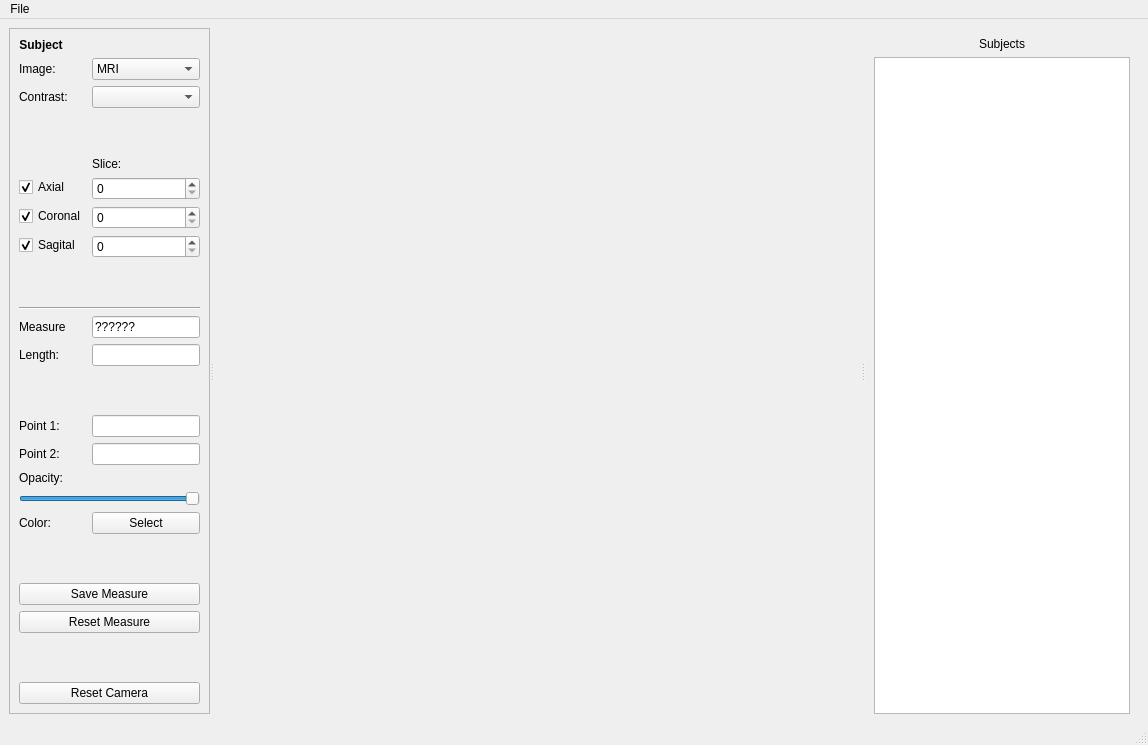
<?xml version="1.0" encoding="UTF-8"?>
<ui version="4.0">
 <class>OrtoMeasure</class>
 <widget class="QMainWindow" name="OrtoMeasure">
  <property name="geometry">
   <rect>
    <x>0</x>
    <y>0</y>
    <width>1148</width>
    <height>745</height>
   </rect>
  </property>
  <property name="windowTitle">
   <string>Braviz Orthogonal Measuring</string>
  </property>
  <property name="windowIcon">
   <iconset>
    <normalon>:/icons/roi_builder.png</normalon>
   </iconset>
  </property>
  <property name="styleSheet">
   <string notr="true">#sphere_tab{
	
	background-image: url(:/icons/circle.png);
	background-repeat:no-repeat;
	background-position:center;
	background-clip:padding;
	background-origin:padding;
}</string>
  </property>
  <widget class="QWidget" name="centralwidget">
   <layout class="QHBoxLayout" name="horizontalLayout">
    <item>
     <widget class="QSplitter" name="splitter">
      <property name="orientation">
       <enum>Qt::Horizontal</enum>
      </property>
      <widget class="QFrame" name="frame_3">
       <property name="frameShape">
        <enum>QFrame::StyledPanel</enum>
       </property>
       <property name="frameShadow">
        <enum>QFrame::Raised</enum>
       </property>
       <layout class="QFormLayout" name="formLayout_2">
        <property name="fieldGrowthPolicy">
         <enum>QFormLayout::AllNonFixedFieldsGrow</enum>
        </property>
        <item row="0" column="0">
         <widget class="QLabel" name="subject_line_label">
          <property name="font">
           <font>
            <weight>75</weight>
            <bold>true</bold>
           </font>
          </property>
          <property name="text">
           <string>Subject</string>
          </property>
          <property name="alignment">
           <set>Qt::AlignCenter</set>
          </property>
         </widget>
        </item>
        <item row="2" column="0">
         <widget class="QLabel" name="label">
          <property name="text">
           <string>Image: </string>
          </property>
         </widget>
        </item>
        <item row="2" column="1">
         <widget class="QComboBox" name="image_combo">
          <item>
           <property name="text">
            <string>MRI</string>
           </property>
          </item>
          <item>
           <property name="text">
            <string>APARC</string>
           </property>
          </item>
          <item>
           <property name="text">
            <string>WMPARC</string>
           </property>
          </item>
          <item>
           <property name="text">
            <string>DTI</string>
           </property>
          </item>
         </widget>
        </item>
        <item row="3" column="0">
         <widget class="QLabel" name="label_17">
          <property name="text">
           <string>Contrast:</string>
          </property>
         </widget>
        </item>
        <item row="3" column="1">
         <widget class="QComboBox" name="contrast_combo"/>
        </item>
        <item row="4" column="1">
         <spacer name="verticalSpacer">
          <property name="orientation">
           <enum>Qt::Vertical</enum>
          </property>
          <property name="sizeHint" stdset="0">
           <size>
            <width>20</width>
            <height>40</height>
           </size>
          </property>
         </spacer>
        </item>
        <item row="5" column="1">
         <widget class="QLabel" name="label_2">
          <property name="text">
           <string>Slice:</string>
          </property>
         </widget>
        </item>
        <item row="6" column="0">
         <widget class="QCheckBox" name="axial_check">
          <property name="text">
           <string>Axial</string>
          </property>
          <property name="checked">
           <bool>true</bool>
          </property>
         </widget>
        </item>
        <item row="6" column="1">
         <widget class="QSpinBox" name="axial_slice"/>
        </item>
        <item row="7" column="0">
         <widget class="QCheckBox" name="coronal_check">
          <property name="text">
           <string>Coronal</string>
          </property>
          <property name="checked">
           <bool>true</bool>
          </property>
         </widget>
        </item>
        <item row="7" column="1">
         <widget class="QSpinBox" name="coronal_slice"/>
        </item>
        <item row="8" column="0">
         <widget class="QCheckBox" name="sagital_check">
          <property name="text">
           <string>Sagital</string>
          </property>
          <property name="checked">
           <bool>true</bool>
          </property>
         </widget>
        </item>
        <item row="8" column="1">
         <widget class="QSpinBox" name="sagital_slice"/>
        </item>
        <item row="15" column="0" colspan="2">
         <widget class="Line" name="line">
          <property name="orientation">
           <enum>Qt::Horizontal</enum>
          </property>
         </widget>
        </item>
        <item row="18" column="0">
         <widget class="QLabel" name="label_8">
          <property name="text">
           <string>Measure</string>
          </property>
          <property name="buddy">
           <cstring>measure_name</cstring>
          </property>
         </widget>
        </item>
        <item row="18" column="1">
         <widget class="QLineEdit" name="measure_name">
          <property name="text">
           <string>??????</string>
          </property>
          <property name="readOnly">
           <bool>true</bool>
          </property>
         </widget>
        </item>
        <item row="19" column="0">
         <widget class="QLabel" name="label_7">
          <property name="text">
           <string>Length:</string>
          </property>
         </widget>
        </item>
        <item row="22" column="0">
         <widget class="QLabel" name="label_3">
          <property name="text">
           <string>Point 1:</string>
          </property>
         </widget>
        </item>
        <item row="22" column="1">
         <widget class="QLineEdit" name="point_1">
          <property name="readOnly">
           <bool>true</bool>
          </property>
         </widget>
        </item>
        <item row="23" column="0">
         <widget class="QLabel" name="label_4">
          <property name="text">
           <string>Point 2:</string>
          </property>
         </widget>
        </item>
        <item row="23" column="1">
         <widget class="QLineEdit" name="point_2">
          <property name="readOnly">
           <bool>true</bool>
          </property>
         </widget>
        </item>
        <item row="29" column="0">
         <widget class="QLabel" name="label_10">
          <property name="text">
           <string>Opacity:</string>
          </property>
          <property name="buddy">
           <cstring>line_opac</cstring>
          </property>
         </widget>
        </item>
        <item row="32" column="0" colspan="2">
         <widget class="QSlider" name="line_opac">
          <property name="maximum">
           <number>100</number>
          </property>
          <property name="value">
           <number>100</number>
          </property>
          <property name="orientation">
           <enum>Qt::Horizontal</enum>
          </property>
         </widget>
        </item>
        <item row="34" column="0">
         <widget class="QLabel" name="label_11">
          <property name="text">
           <string>Color:</string>
          </property>
          <property name="buddy">
           <cstring>color_button</cstring>
          </property>
         </widget>
        </item>
        <item row="34" column="1">
         <widget class="QPushButton" name="color_button">
          <property name="enabled">
           <bool>true</bool>
          </property>
          <property name="text">
           <string>Select</string>
          </property>
         </widget>
        </item>
        <item row="19" column="1">
         <widget class="QLineEdit" name="measure_label">
          <property name="readOnly">
           <bool>true</bool>
          </property>
         </widget>
        </item>
        <item row="36" column="0" colspan="2">
         <widget class="QPushButton" name="save_line">
          <property name="text">
           <string>Save Measure</string>
          </property>
         </widget>
        </item>
        <item row="35" column="0">
         <spacer name="verticalSpacer_2">
          <property name="orientation">
           <enum>Qt::Vertical</enum>
          </property>
          <property name="sizeHint" stdset="0">
           <size>
            <width>20</width>
            <height>40</height>
           </size>
          </property>
         </spacer>
        </item>
        <item row="20" column="1">
         <spacer name="verticalSpacer_3">
          <property name="orientation">
           <enum>Qt::Vertical</enum>
          </property>
          <property name="sizeHint" stdset="0">
           <size>
            <width>20</width>
            <height>40</height>
           </size>
          </property>
         </spacer>
        </item>
        <item row="12" column="1">
         <spacer name="verticalSpacer_4">
          <property name="orientation">
           <enum>Qt::Vertical</enum>
          </property>
          <property name="sizeHint" stdset="0">
           <size>
            <width>20</width>
            <height>40</height>
           </size>
          </property>
         </spacer>
        </item>
        <item row="37" column="0" colspan="2">
         <widget class="QPushButton" name="reset_measure">
          <property name="text">
           <string>Reset Measure</string>
          </property>
         </widget>
        </item>
        <item row="39" column="0" colspan="2">
         <widget class="QPushButton" name="reset_camera_button">
          <property name="text">
           <string>Reset Camera</string>
          </property>
         </widget>
        </item>
        <item row="38" column="0">
         <spacer name="verticalSpacer_5">
          <property name="orientation">
           <enum>Qt::Vertical</enum>
          </property>
          <property name="sizeHint" stdset="0">
           <size>
            <width>20</width>
            <height>40</height>
           </size>
          </property>
         </spacer>
        </item>
       </layout>
      </widget>
      <widget class="QFrame" name="frame">
       <property name="sizePolicy">
        <sizepolicy hsizetype="Expanding" vsizetype="Preferred">
         <horstretch>10</horstretch>
         <verstretch>0</verstretch>
        </sizepolicy>
       </property>
       <property name="minimumSize">
        <size>
         <width>600</width>
         <height>0</height>
        </size>
       </property>
       <property name="frameShape">
        <enum>QFrame::NoFrame</enum>
       </property>
       <property name="frameShadow">
        <enum>QFrame::Raised</enum>
       </property>
       <layout class="QVBoxLayout" name="verticalLayout_2">
        <property name="margin">
         <number>0</number>
        </property>
        <item>
         <widget class="QFrame" name="vtk_frame">
          <property name="sizePolicy">
           <sizepolicy hsizetype="Ignored" vsizetype="Preferred">
            <horstretch>0</horstretch>
            <verstretch>0</verstretch>
           </sizepolicy>
          </property>
          <property name="frameShape">
           <enum>QFrame::NoFrame</enum>
          </property>
          <property name="frameShadow">
           <enum>QFrame::Raised</enum>
          </property>
         </widget>
        </item>
       </layout>
      </widget>
      <widget class="QFrame" name="frame_2">
       <property name="sizePolicy">
        <sizepolicy hsizetype="MinimumExpanding" vsizetype="Preferred">
         <horstretch>0</horstretch>
         <verstretch>0</verstretch>
        </sizepolicy>
       </property>
       <property name="frameShape">
        <enum>QFrame::NoFrame</enum>
       </property>
       <property name="frameShadow">
        <enum>QFrame::Raised</enum>
       </property>
       <layout class="QVBoxLayout" name="verticalLayout">
        <property name="bottomMargin">
         <number>0</number>
        </property>
        <item>
         <widget class="QLabel" name="label_15">
          <property name="text">
           <string>Subjects</string>
          </property>
          <property name="alignment">
           <set>Qt::AlignCenter</set>
          </property>
         </widget>
        </item>
        <item>
         <widget class="QListView" name="subjects_list">
          <property name="alternatingRowColors">
           <bool>true</bool>
          </property>
          <property name="selectionBehavior">
           <enum>QAbstractItemView::SelectRows</enum>
          </property>
         </widget>
        </item>
       </layout>
      </widget>
     </widget>
    </item>
   </layout>
  </widget>
  <widget class="QMenuBar" name="menubar">
   <property name="geometry">
    <rect>
     <x>0</x>
     <y>0</y>
     <width>1148</width>
     <height>21</height>
    </rect>
   </property>
   <widget class="QMenu" name="menuFile">
    <property name="title">
     <string>File</string>
    </property>
    <addaction name="actionSave_Scenario"/>
    <addaction name="actionLoad_Scenario"/>
    <addaction name="separator"/>
    <addaction name="actionSave_line_as"/>
   </widget>
   <addaction name="menuFile"/>
  </widget>
  <widget class="QStatusBar" name="statusbar"/>
  <action name="actionSave_Scenario">
   <property name="text">
    <string>Save Scenario</string>
   </property>
  </action>
  <action name="actionLoad_Scenario">
   <property name="text">
    <string>Load Scenario</string>
   </property>
  </action>
  <action name="actionSave_line_as">
   <property name="text">
    <string>Save line as...</string>
   </property>
  </action>
 </widget>
 <resources>
  <include location="resources.qrc"/>
 </resources>
 <connections/>
</ui>
